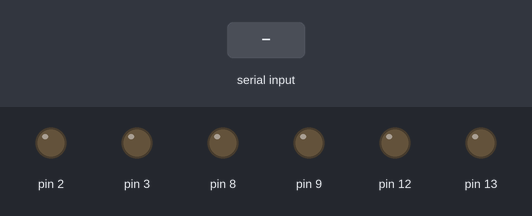
The sketch below on a simulated Arduino Uno, built with avr-gcc and run on an emulated ATmega328P. Shown: output pins drawn as LEDs (lit = HIGH). The test bench sets the inputs (shaded band). What the sketch prints to the serial monitor is not drawn.

Above: at 1.9 s.
2.0 s: "f\n" received over the second serial link
At 3.3 s:
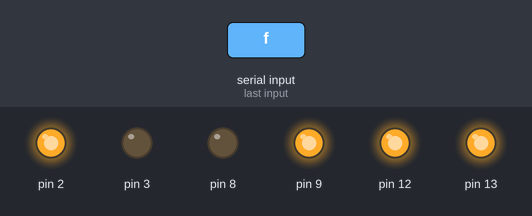
4.0 s: "b\n" received over the second serial link
At 4.8 s:
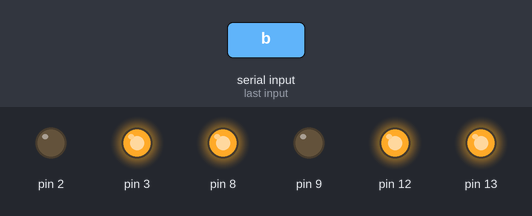
6.0 s: "r\n" received over the second serial link
At 7.5 s:
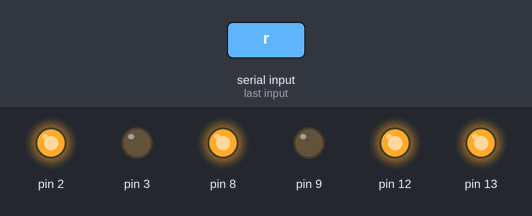
8.0 s: "l\n" received over the second serial link
At 9.0 s:
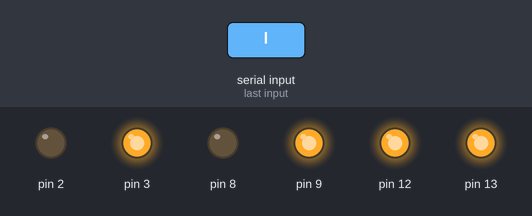
10.0 s: "s\n" received over the second serial link
At 11.4 s:
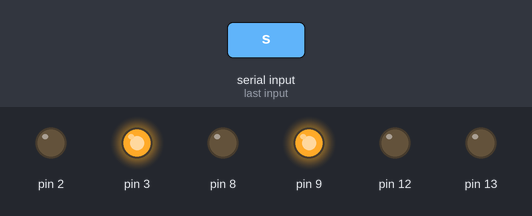
Timing chart, 0 to 12.5 s (numbered marks = the images above; inputs shaded):
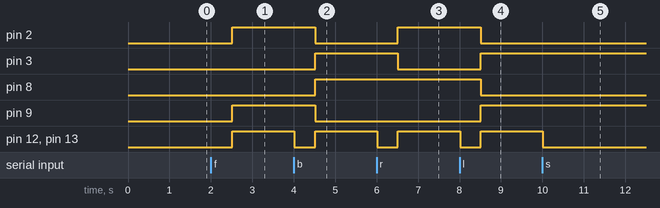

The sketch:

bluetooth_controlling_motors.ino
```cpp
#include <SoftwareSerial.h>
// probably going to use these pins...
//  arduino tx, rx resp needs to connect to bluetooth rx, tx resp
//  hence, blue to 5 to HM10 TX, white to 6 to HM10 RX
SoftwareSerial BT(5,6);

// global vars...
bool testing = true;

void setup() {
  // initialising arduino pins...
  // ENA... (orange1)
  pinMode(13, OUTPUT);
  // ENB... (orange2)
  pinMode(12, OUTPUT);

  // K1 / K2...
  // IN2... (brown)
  pinMode(8, OUTPUT);
  // IN1... (red)
  pinMode(9, OUTPUT);

  // K3 / K4...
  // IN3... (blue)
  pinMode(2, OUTPUT);
  // IN4... (green)
  pinMode(3, OUTPUT);


  // initialising bluetooth...
  //   effectively just another serial port...
  Serial.begin(9600);
  BT.begin(9600);

  // "clear" serial...
  for (int i = 0; i < 30; i++) {
    Serial.println();
  }

  Serial.println(F("Accepting new keyboard command... {\"f\": forward, \"b\": backward, \"r\": clockwise rotation, \"l\": counterclockwise rotation}, \"s\": stop}"));
  BT.println(F("Accepting new keyboard command... {\"f\": forward, \"b\": backward, \"r\": clockwise rotation, \"l\": counterclockwise rotation}, \"s\": stop}"));
  stop();
}


void stop(){
  // not ENA ==> stop...
  digitalWrite(13, LOW);
  digitalWrite(12, LOW);
  delay(500);

  return;
}

void forward(){
  // (ENA 1 and IN1 and not IN2) ==> K1, K2 rotate forward...
  digitalWrite(13, HIGH);
  digitalWrite(12, HIGH);

  // wheel1...
  digitalWrite(8, LOW);
  digitalWrite(9, HIGH);

  // wheel2...
  digitalWrite(2, HIGH);
  digitalWrite(3, LOW);

  return;
}

void backward(){
  // (ENA 1 and not IN1 and IN2) ==> K1, K2 rotate backward...
  digitalWrite(13, HIGH);
  digitalWrite(12, HIGH);


  // wheel1...
  digitalWrite(8, HIGH);
  digitalWrite(9, LOW);

  // wheel2...
  digitalWrite(2, LOW);
  digitalWrite(3, HIGH);

  return;
}

// TO DO: get K3, K4 on here... pin config for each direction...
void clkwise_rot(){
  // ENA, ENB HIGH
  digitalWrite(13, HIGH);
  digitalWrite(12, HIGH);

  // wheel1... backward
  digitalWrite(8, HIGH);
  digitalWrite(9, LOW);

  // wheel2... forward
  digitalWrite(2, HIGH);
  digitalWrite(3, LOW);

  return;
}
void ctrclkwise_rot(){
  // ENA, ENB HIGH
  digitalWrite(13, HIGH);
  digitalWrite(12, HIGH);

  // wheel1... forward
  digitalWrite(8, LOW);
  digitalWrite(9, HIGH);

  // wheel2... backward
  digitalWrite(2, LOW);
  digitalWrite(3, HIGH);

  return;
}


void loop() {
  if (BT.available() > 0) {
    char cmd = BT.read();

    // throw away "trivial" chars...
    if (cmd == '\n' || cmd == '\r') {
      return;
    }

    Serial.print(F("Rcvd: "));
    Serial.println(cmd);

    BT.print(F("Received: "));
    BT.println(cmd);


    if (cmd == 'f'){
      if (testing) {
        stop();
        forward();
      }

      else {
        Serial.println(F("Moving forward..."));
        BT.println(F("Moving forward..."));
      }
    }

    else if (cmd == 'b'){
      if (testing) {
        stop();
        backward();
      }

      else {
        Serial.println(F("Moving backward..."));
        BT.println(F("Moving backward..."));
      }
    }

    else if (cmd == 'r'){
      if (testing) {
        stop();
        clkwise_rot();
      }

      else {
        Serial.println(F("Spinning clockwise..."));
        BT.println(F("Spinning clockwise..."));
      }
    }

    else if (cmd == 'l'){
      if (testing) {
        stop();
        ctrclkwise_rot();
      }

      else {
        Serial.println(F("Spinning counterclockwise..."));
        BT.println(F("Spinning counterclockwise..."));
      }
    }

    else if (cmd == 's'){
      stop();
    }

    else {
      Serial.println(F("Invalid input... please type one of the following : {\"f\": forward, \"b\": backward, \"r\": clockwise rotation, \"l\": counterclockwise rotation}"));
      BT.println(F("Invalid input... please type one of the following : {\"f\": forward, \"b\": backward, \"r\": clockwise rotation, \"l\": counterclockwise rotation}"));
    }

  }
}
```

Measured:
- after the input at 2.0 s, pin 2, pin 9, pin 12, pin 13: LOW → HIGH after 0.51 s
- after the input at 4.0 s, pin 2, pin 9: HIGH → LOW after 0.51 s; pin 3, pin 8: LOW → HIGH after 0.51 s; pin 12, pin 13: HIGH → LOW at once, → HIGH 0.50 s later
- after the input at 6.0 s, pin 2: LOW → HIGH after 0.51 s; pin 3: HIGH → LOW after 0.51 s; pin 12, pin 13: HIGH → LOW at once, → HIGH 0.50 s later
- after the input at 8.0 s, pin 2, pin 8: HIGH → LOW after 0.51 s; pin 3, pin 9: LOW → HIGH after 0.51 s; pin 12, pin 13: HIGH → LOW at once, → HIGH 0.50 s later
- after the input at 10.0 s, pin 12, pin 13: HIGH → LOW at once
